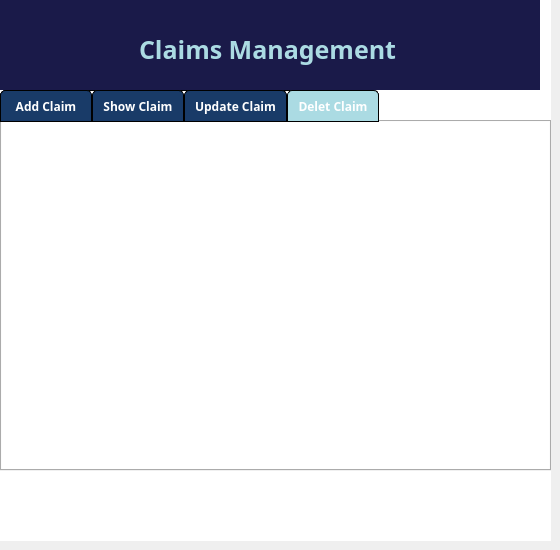
    <widget class="QWidget" name="page_4">
     <widget class="QWidget" name="widget_11" native="true">
      <property name="geometry">
       <rect>
        <x>0</x>
        <y>0</y>
        <width>551</width>
        <height>541</height>
       </rect>
      </property>
      <property name="styleSheet">
       <string notr="true">QWidget {
    background-color: white;
}</string>
      </property>
      <widget class="QTabWidget" name="tabWidget_8">
       <property name="geometry">
        <rect>
         <x>0</x>
         <y>90</y>
         <width>551</width>
         <height>381</height>
        </rect>
       </property>
       <property name="font">
        <font>
         <family>Yu Gothic UI Semibold</family>
         <weight>75</weight>
         <bold>true</bold>
        </font>
       </property>
       <property name="styleSheet">
        <string notr="true">QTabWidget {
    background-color: #f0f0f0;
}

/* Set rounded corners for the tab bar */
QTabBar {
    border-radius: 5px;
    border: 1px solid black; /* Add a 1px black border */
}

/* Increase spacing between tabs */
QTabBar::tab {
    margin-left: 0px; /* Adjust spacing as needed */
    margin-right: 0px; /* Adjust spacing as needed */
}

/* Increase tab size and add horizontal padding */
QTabBar::tab {
    min-width: 70px; /* Adjust width as needed */
    min-height: 30px; /* Adjust height as needed */
    padding: 0px 10px; /* Add 5px padding on top/bottom, 10px on left/right */
}

/* Set background color and text color for individual tabs */
QTabBar::tab {
    background-color: #193b68;
    opacity: 30%;
    color: white;
    border-top-left-radius: 5px;
    border-top-right-radius: 5px;
    border: 1px solid black; /* Add a 1px black border for each tab */
}

/* Change background and text color for selected tab */
QTabBar::tab:selected {
    background-color: #abdbe3;
    color: white;
}
</string>
       </property>
       <property name="currentIndex">
        <number>3</number>
       </property>
       <widget class="QWidget" name="tab_25">
        <attribute name="title">
         <string>Add Claim</string>
        </attribute>
       </widget>
       <widget class="QWidget" name="tab_26">
        <attribute name="title">
         <string>Show Claim</string>
        </attribute>
       </widget>
       <widget class="QWidget" name="tab_27">
        <attribute name="title">
         <string>Update Claim</string>
        </attribute>
       </widget>
       <widget class="QWidget" name="tab_28">
        <attribute name="title">
         <string>Delet Claim</string>
        </attribute>
       </widget>
      </widget>
      <widget class="QWidget" name="widget_12" native="true">
       <property name="geometry">
        <rect>
         <x>-1</x>
         <y>-1</y>
         <width>541</width>
         <height>91</height>
        </rect>
       </property>
       <property name="styleSheet">
        <string notr="true">QWidget{
background-color:#1a1a49;
}</string>
       </property>
       <widget class="QLabel" name="label_25">
        <property name="geometry">
         <rect>
          <x>140</x>
          <y>20</y>
          <width>351</width>
          <height>61</height>
         </rect>
        </property>
        <property name="font">
         <font>
          <family>Yu Gothic UI Semibold</family>
          <pointsize>-1</pointsize>
          <weight>75</weight>
          <bold>true</bold>
         </font>
        </property>
        <property name="styleSheet">
         <string notr="true">QLabel {
    color: #abdbe3;
font-size: 25px;
    font-weight: bold;
}</string>
        </property>
        <property name="frameShape">
         <enum>QFrame::NoFrame</enum>
        </property>
        <property name="text">
         <string>Claims Management</string>
        </property>
        <property name="textFormat">
         <enum>Qt::PlainText</enum>
        </property>
       </widget>
       <widget class="QLabel" name="label_28">
        <property name="geometry">
         <rect>
          <x>50</x>
          <y>30</y>
          <width>51</width>
          <height>51</height>
         </rect>
        </property>
        <property name="text">
         <string/>
        </property>
        <property name="pixmap">
         <pixmap>:/resources/claim.png</pixmap>
        </property>
        <property name="scaledContents">
         <bool>true</bool>
        </property>
       </widget>
      </widget>
     </widget>
    </widget>
